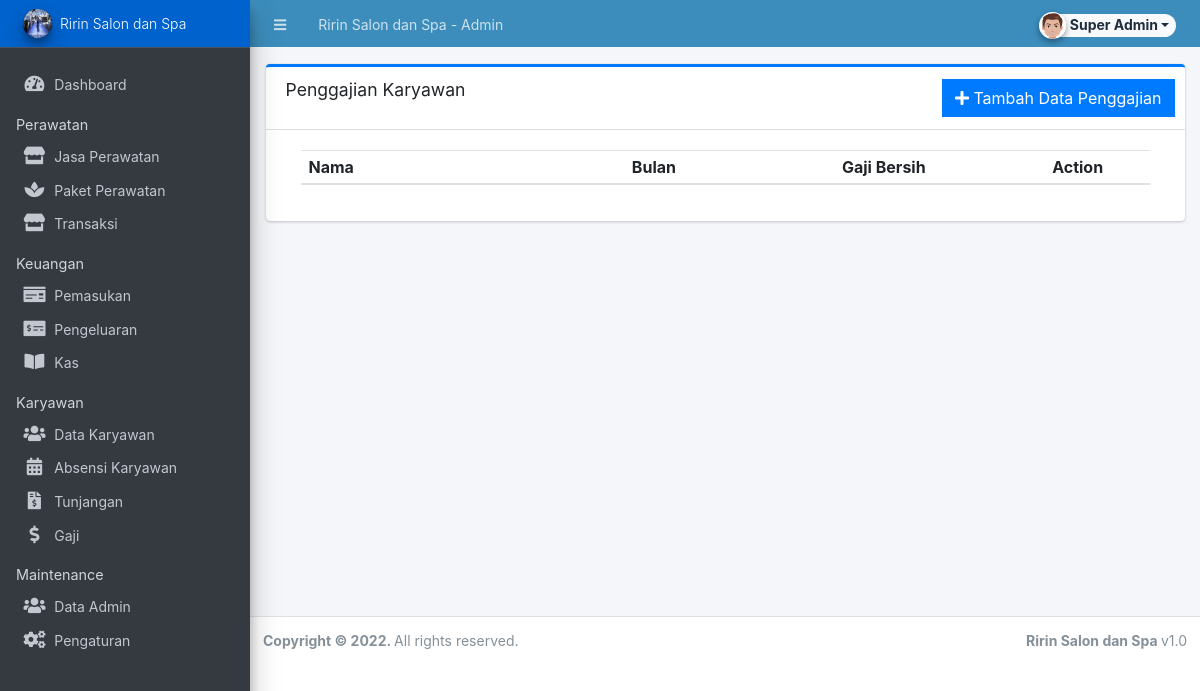
The page /admin/?page=penggajian/penggajian (signed in) on the database as committed earlier.
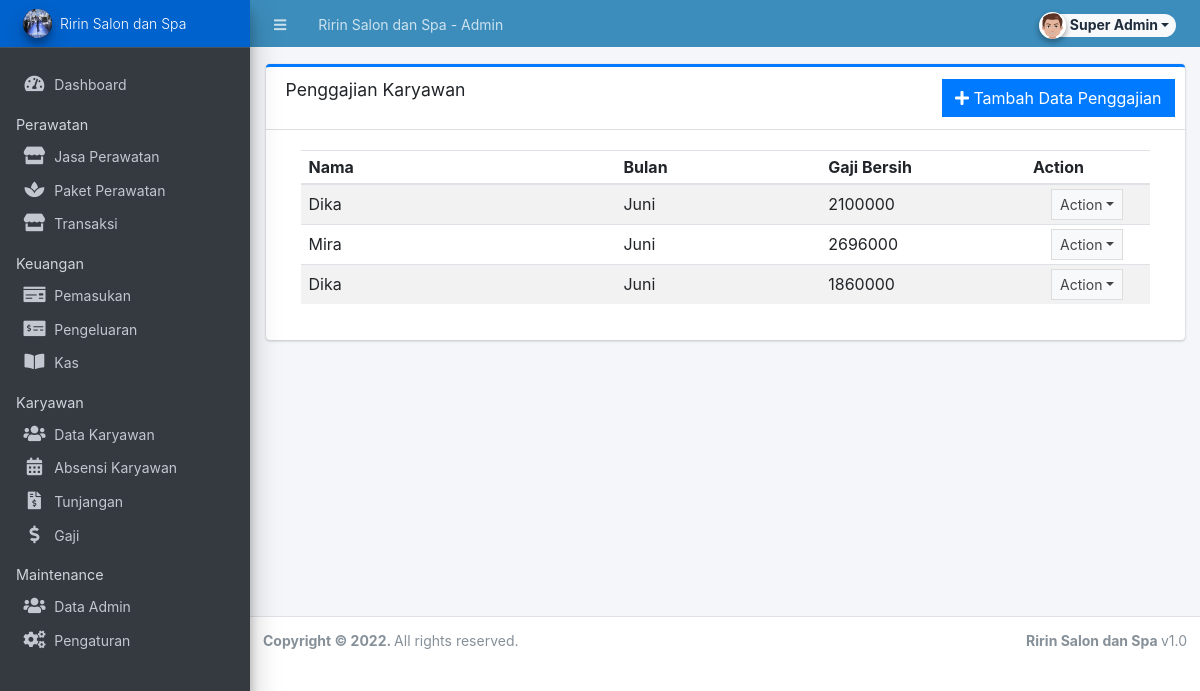
The same page on the database as committed later.
### tables this page shows
CREATE TABLE `penggajian` (
  `id_penggajian` int(11) NOT NULL AUTO_INCREMENT,
  `id_karyawan` int(11) DEFAULT NULL,
  `id_absensi` int(11) DEFAULT NULL,
  `id_tunjangan` int(11) DEFAULT NULL,
  `point` int(11) DEFAULT NULL,
  `bonus` int(11) DEFAULT NULL,
  `uanglembur` int(11) DEFAULT NULL,
  `p_cashbon` int(11) DEFAULT NULL,
  `p_lain` int(11) DEFAULT NULL,
  `total` int(11) DEFAULT NULL,
  PRIMARY KEY (`id_penggajian`),
  KEY `id_karyawan` (`id_karyawan`),
  KEY `penggajian_ibfk_2` (`id_absensi`),
  KEY `id_tunjangan` (`id_tunjangan`),
  CONSTRAINT `penggajian_ibfk_1` FOREIGN KEY (`id_karyawan`) REFERENCES `karyawan` (`id`) ON UPDATE CASCADE,
  CONSTRAINT `penggajian_ibfk_2` FOREIGN KEY (`id_absensi`) REFERENCES `absensi` (`id`) ON UPDATE CASCADE,
  CONSTRAINT `penggajian_ibfk_3` FOREIGN KEY (`id_tunjangan`) REFERENCES `tunjangan` (`id_tunjangan`) ON UPDATE CASCADE
);

CREATE TABLE `karyawan` (
  `id` int(11) NOT NULL AUTO_INCREMENT,
  `nama` varchar(50) DEFAULT NULL,
  `alamat` varchar(100) DEFAULT NULL,
  `nohp` varchar(15) DEFAULT NULL,
  `jabatan` int(11) DEFAULT NULL,
  `gajipokok` int(11) DEFAULT NULL,
  `tanggalmasuk` date DEFAULT NULL,
  KEY `id` (`id`)
);

### admin/penggajian/penggajian.php (the view, shortened to what this page needs)
<div class="card card-outline card-primary">
	<div class="card-header">
		<h3 class="card-title">Penggajian Karyawan</h3>
		<div class="card-tools">
		<a href="?page=penggajian/manage_penggajian" id="create_new" class="btn btn-flat btn-primary"><span class="fas fa-plus"></span>  Tambah Data Penggajian</a>
		</div>
	</div>
	<div class="card-body">
		<div class="container-fluid">
        <div class="container-fluid">
			<table class="table table-hovered table-striped">
				<colgroup>
					<col width="20%">
					<col width="13%">
					<col width="13%">
					<col width="5%">
				</colgroup>
				<thead>
					<tr>
						<th>Nama</th>
						<th>Bulan</th>
                        <th>Gaji Bersih</th>
						<th>Action</th>
					</tr>
				</thead>
				<tbody>
					<?php
						$qry = $conn->query("SELECT id_penggajian,penggajian.id_karyawan,penggajian.id_absensi,tunjangan.id_tunjangan,nama,bulan,POINT,bonus,p_cashbon,p_lain,total FROM penggajian
						JOIN karyawan ON penggajian.id_karyawan = karyawan.id
						JOIN absensi ON penggajian.id_absensi = absensi.id
						JOIN tunjangan ON penggajian.id_tunjangan = tunjangan.id_tunjangan order by id_penggajian asc ");
						while($row = $qry->fetch_assoc()):
					?>
						<tr>
                            <td><?php echo $row['nama'] ?></td>
                            <td>
								<?php if($row['bulan'] == 1): ?>
                                    <span>Januari</span>
                                <?php elseif($row['bulan'] == 2): ?>
                                    <span>Februari</span>
								<?php elseif($row['bulan'] == 3): ?>
                                    <span>Maret</span>
								<?php elseif($row['bulan'] == 4): ?>
                                    <span>April</span>
								<?php elseif($row['bulan'] == 5): ?>
                                    <span>Mei</span>
								<?php elseif($row['bulan'] == 6): ?>
                                    <span>Juni</span>
								<?php elseif($row['bulan'] == 7): ?>
                                    <span>Juli</span>
								<?php elseif($row['bulan'] == 8): ?>
                                    <span>Agustus</span>
								<?php elseif($row['bulan'] == 9): ?>
                                    <span>September</span>
								<?php elseif($row['bulan'] == 10): ?>
                                    <span>Oktober</span>
								<?php elseif($row['bulan'] == 11): ?>
                                    <span>November</span>
                                <?php else :?>
                                    <span>Desember</span>
                                <?php endif; ?>
							</td>
							<td><?php echo $row['total'] ?></td>
							<td align="center">
								 <button type="button" class="btn btn-flat btn-default btn-sm dropdown-toggle dropdown-icon" data-toggle="dropdown">
				                  		Action
				                  </button>
							</td>
						</tr>
					<?php endwhile; ?>
				</tbody>
			</table>
		</div>
		</div>
	</div>
</div>

Rows that differ between the two databases and show on the page:
added penggajian: id_karyawan.nama "Dika", total "2100000"
added penggajian: id_karyawan.nama "Mira", total "2696000"
added penggajian: id_karyawan.nama "Dika", total "1860000"
